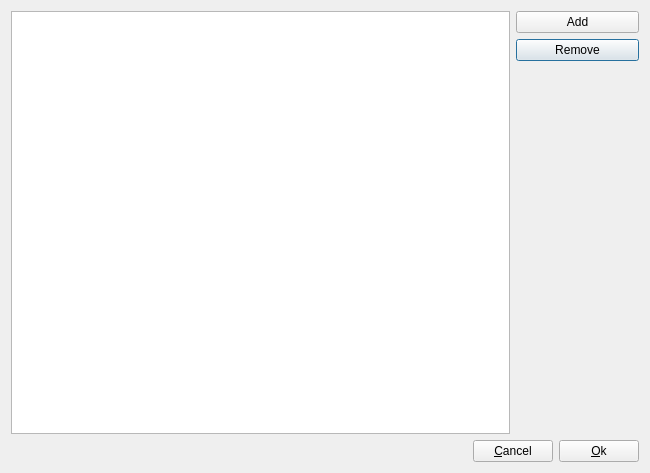
<?xml version="1.0" encoding="UTF-8"?>
<ui version="4.0">
 <class>EditDocument</class>
 <widget class="QDialog" name="EditDocument">
  <property name="geometry">
   <rect>
    <x>0</x>
    <y>0</y>
    <width>650</width>
    <height>473</height>
   </rect>
  </property>
  <property name="windowTitle">
   <string/>
  </property>
  <layout class="QGridLayout" name="gridLayout">
   <item row="2" column="3" colspan="2">
    <spacer name="verticalSpacer">
     <property name="orientation">
      <enum>Qt::Vertical</enum>
     </property>
     <property name="sizeHint" stdset="0">
      <size>
       <width>85</width>
       <height>306</height>
      </size>
     </property>
    </spacer>
   </item>
   <item row="0" column="0" rowspan="3" colspan="3">
    <widget class="QListView" name="listView"/>
   </item>
   <item row="1" column="3" colspan="2">
    <widget class="QPushButton" name="pBtnRemove">
     <property name="text">
      <string>Remove</string>
     </property>
    </widget>
   </item>
   <item row="0" column="3" colspan="2">
    <widget class="QPushButton" name="pBtnAdd">
     <property name="text">
      <string>Add</string>
     </property>
    </widget>
   </item>
   <item row="3" column="1">
    <spacer name="horizontalSpacer">
     <property name="orientation">
      <enum>Qt::Horizontal</enum>
     </property>
     <property name="sizeHint" stdset="0">
      <size>
       <width>407</width>
       <height>20</height>
      </size>
     </property>
    </spacer>
   </item>
   <item row="3" column="2" colspan="2">
    <widget class="QPushButton" name="pBtnCancel">
     <property name="text">
      <string>&amp;Cancel</string>
     </property>
    </widget>
   </item>
   <item row="3" column="4">
    <widget class="QPushButton" name="pBtnOk">
     <property name="text">
      <string>&amp;Ok</string>
     </property>
    </widget>
   </item>
  </layout>
 </widget>
 <resources/>
 <connections/>
</ui>
